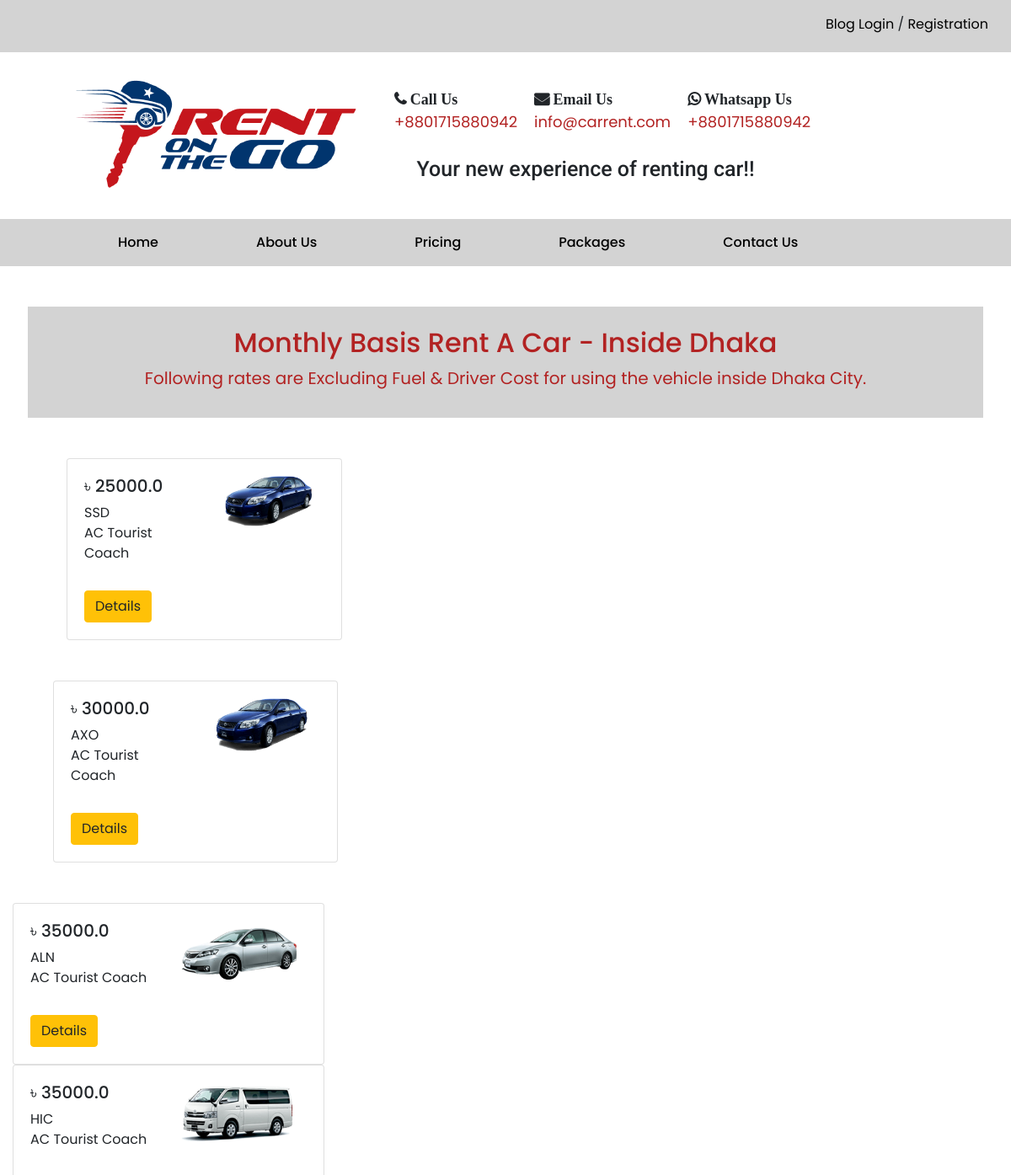
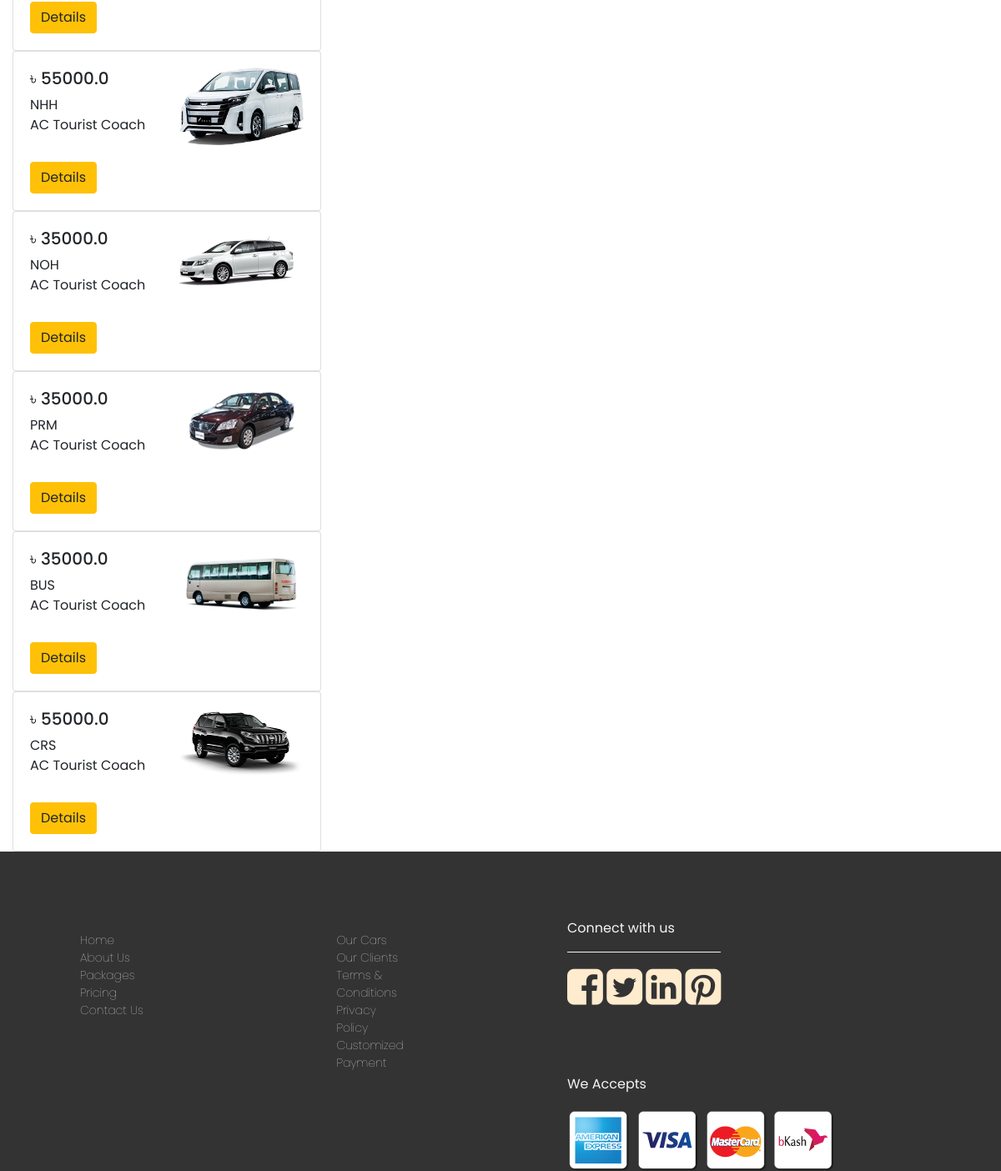
/monthly_rent/, run on the app's committed database (2 pictures, top to bottom).
### App_rent/models.py (models this page shows, shortened)
class Rent (models.Model):
    PACKAGES_CATEGORIES = (
        ('AIR','AIRPORT'),
        ('DLD','DAILY-DHAKA'),
        ('DLO','DAILY-OUTSIDE'),
        ('HRL','HOURLY'),
        ('MON','MONTHLY'),
        ('OFC','OFFICE'),
    )
    CAR_CATEGORIES = (
        ('SSD','STANDARD-SEDAN'),
        ('PSD','PREMIUM-SEDAN'),
        ('HIC','HIACE'),
        ('NOH','NOAH'),
        ('AXO','TOYOTA-AXIO'),
        ('ALN','TOYOTA-ALION'),
        ('NHH','NOAH-HYBRID'),
        ('PRM','PREMIO'),
        ('BUS','MINI-BUS'),
        ('CRS','LAND-CRUISER'),
       )
    pack_category = models.CharField(max_length=3,choices=PACKAGES_CATEGORIES)
    car_category = models.CharField(max_length=3,choices=CAR_CATEGORIES)
    price = models.FloatField(default=1500)
    image=models.ImageField(upload_to='images')

### App_rent/views.py (the view)
# urls.py: path('monthly_rent/',MonthlyRentList,name='monthly-rent'),
def MonthlyRentList(request):
    Monthly_Rent = Rent.objects.filter(pack_category='MON')
    return render(request, 'App_rent/monthly_rent.html', context={'Monthly_Rent':Monthly_Rent})

### templates/App_rent/monthly_rent.html (shortened to what this page needs)
{% extends "base.html" %} {% block title_block %} rent List {% endblock %}
{%block body_block %}
<div class="about-us">
  <div class="row car-list-title">
    <h2 style="color: firebrick">Monthly Basis Rent A Car - Inside Dhaka</h2>
    <div class="row">
      <p style="color: firebrick; font-weight: lighter">
        Following rates are Excluding Fuel & Driver Cost for using the vehicle
        inside Dhaka City.
      </p>
    </div>
  </div>
  <div class="row my-5 mx-3">
    {% for Monthly_Rent in Monthly_Rent %}
    <div class="col-md-4">
      <div class="card">
        <div class="card-body">
          <div class="row">
            <div class="col">
              <h5>৳ {{Monthly_Rent.price}}</h5>
              <p>
                {{Monthly_Rent.car_category}} <br />
                AC Tourist Coach <br />
              </p>
            </div>
            <div class="col">
              <img src="/media/{{Monthly_Rent.image}}" style="width: 100%" />
            </div>
          </div>
          <a
            href="{% url 'App_rent:rent-details' pack_category=Monthly_Rent.pack_category pk=Monthly_Rent.id %}"
            class="btn btn-warning mt-3"
            >Details</a
          >
        </div>
      </div>
    </div>
  </div>
  {% endfor %}
{%endblock %}

### templates/base.html (shortened to what this page needs)
<!DOCTYPE html> {% load static %}
<html lang="en">
  <head>
    <link
      rel="stylesheet"
      href="https://cdn.jsdelivr.net/npm/bootstrap@4.5.3/dist/css/bootstrap.min.css"
    />
    <link rel="stylesheet" href="{% static 'base.css' %}" />
    <link
      href="http://cdnjs.cloudflare.com/ajax/libs/font-awesome/4.3.0/css/font-awesome.css"
      rel="stylesheet"
      type="text/css"
    />
  </head>
  <body>
    <div class="top-bar">
      <ul class="nav__links">
        <div class="row">
          <div class="col mr-3 pr-3">
            <li><a href="#">Blog</a></li>
            {% if user.is_authenticated %}
            <li>
              <a href="{% url 'App_login:profile' %}">{{user.username}}</a>
            </li>
            <li><a href="{% url 'App_login:logout' %}">LogOut</a></li>
            {% else %}
            <li><a href="{% url 'App_login:sign_in' %}">Login</a></li>
            /
            <li><a href="{% url 'App_login:sign_up' %}">Registration</a></li>
            {% endif %}
          </div>
        </div>
      </ul>
    </div>
    <div class="mid-bar">
      <div class="row">
        <div class="col-lg-4 col-md-6">
          <img class="logo" src="/media/images/logo.png" alt="logo" />
        </div>
        <div class="col-lg-8 col-md-6">
          <div class="row">
            <ul class="nav_links">
              <li>
                <i class="fa fa-phone" style="font-weight: bold"> Call Us</i>
                <br />
                <span class="mid-bar-details">
                  <a href="tel:+8801715880942" style="color: firebrick">
                    +8801715880942</a
                  >
                </span>
              </li>
              <li>
                <i class="fa fa-envelope" style="font-weight: bold">
                  Email Us</i
                >
                <br />
                <span class="mid-bar-details">
                  <a href="mailto:info@carrent.com" style="color: firebrick"
                    >info@carrent.com</a
                  >
                </span>
              </li>
              <li>
                <i class="fa fa-whatsapp" style="font-weight: bold">
                  Whatsapp Us</i
                >
                <br />
                <span class="mid-bar-details">
                  <a href="tel:+8801715880942" style="color: firebrick">
                    +8801715880942</a
                  >
                </span>
              </li>
            </ul>
          </div>
          <div class="row">
            <h3 class="mid-bar-text">Your new experience of renting car!!</h3>
          </div>
        </div>
      </div>
    </div>
    <div>
      <nav class="navbar navbar-expand-lg navbar-light bg-light">
        <div class="collapse navbar-collapse" id="navbarNav">
          <ul class="navbar-nav">
            <li class="nav-item active">
              <a class="nav-link" href="{% url 'App_rent:Home' %}"
                >Home <span class="sr-only">(current)</span></a
              >
            </li>
            <li class="nav-item">
              <a class="nav-link" href="{% url 'App_rent:about_us' %}"
                >About Us</a
              >
            </li>
            <li class="nav-item">
              <a class="nav-link" href="{% url 'App_rent:pricing' %}"
                >Pricing</a
              >
            </li>
            <li class="nav-item">
              <a class="nav-link" href="{% url 'App_rent:packages' %}"
                >Packages</a
              >
            </li>
            <li class="nav-item">
              <a class="nav-link" href="{% url 'App_rent:contact' %}"
                >Contact Us</a
              >
            </li>
          </ul>
        </div>
      </nav>
    </div>
    {% block body_block %}{% endblock %}
    <div class="footer">
      <div class="row">
        <div class="col-md-3">
          <ul>
            <li>Home</li>
            <li>About Us</li>
            <li>Packages</li>
            <li>Pricing</li>
            <li>Contact Us</li>
          </ul>
        </div>
        <div class="col-md-3">
          <ul>
            <li>Our Cars</li>
            <li>Our Clients</li>
            <li>Terms & Conditions</li>
            <li>Privacy Policy</li>
            <li>Customized Payment</li>
          </ul>
        </div>
        <div class="col-md-6">
          <div class="row">
            <div class="connect-us">
              <p style="color: whitesmoke">Connect with us</p>
              <hr class="hrline" />
              <i class="fa fa-facebook-square"></i>
              <i class="fa fa-twitter-square"></i>
              <i class="fa fa-linkedin-square"></i>
              <i class="fa fa-pinterest-square"></i>
            </div>
          </div>
          <div class="row">
            <div class="connect-us">
              <p style="color: whitesmoke">We Accepts</p>
              <img src="/media/images/ssl_commerz_pay_with.png" />
            </div>
          </div>
        </div>
      </div>
    </div>
  </body>
</html>

### static/base.css (style rules this page uses)
body { font-family: 'Poppins', sans-serif; margin: 0; padding: 0; }
.top-bar { display: flex; justify-content: flex-end; padding: 5px 10px; background-color: lightgrey; }
.nav__links li { display: inline-block; padding-top: 12px; }
.nav__links li a { color: black; text-decoration: none; transition: all 0.3s ease 0s; }
.mid-bar { display: flex; justify-content: space-between; align-items: center; padding: 30px 40px; }
.nav_links { margin-left: auto; margin-right: auto; display: flex; justify-content: center; align-items: center; font-size: 18px; }
.nav_links li { display: inline-block; padding: 12px 10px; }
.nav_links li a { color: black; text-decoration: none; transition: all 0.3s ease 0s; }
.mid-bar .mid-bar-text { margin-left: auto; margin-right: auto; display: flex; justify-content: center; font-size: 25px; font-family: 'Roboto', sans-serif; }
.navbar { background-color: lightgray !important; }
.navbar .navbar-nav .nav-item { display: flex; justify-content: center; padding-left: 100px; }
.navbar .navbar-nav .nav-item .nav-link { color: black; font-weight: 500; }
.car-list-title { display: flex; justify-content: center; padding-top: 1.5rem; padding-bottom: 1rem; background-color: lightgrey; font-size: 20px; font-weight: bolder; color: black; font-family: 'Poppins', sans-serif; }
.footer { background-color: #333333; }
.footer ul { margin: 3rem; padding: 3rem; }
.footer li { color: whitesmoke; list-style: none; font-weight: lighter; font-size: 14px; }
.footer .connect-us { margin-top: 5rem; margin-left: 5rem; margin-right: 5rem; margin-bottom: 0rem; }
.connect-us .hrline { border-top: 1px solid whitesmoke; }
.connect-us i { font-size: 50px; color: blanchedalmond; }
.about-us { margin: 3rem; }

### data on the page
Rent: price "25000.0", car_category "SSD", image (picture)
Rent: price "30000.0", car_category "AXO", image (picture)
Rent: price "35000.0", car_category "ALN", image (picture)
Rent: price "35000.0", car_category "HIC", image (picture)
Rent: price "55000.0", car_category "NHH", image (picture)
Rent: price "35000.0", car_category "NOH", image (picture)
Rent: price "35000.0", car_category "PRM", image (picture)
Rent: price "35000.0", car_category "BUS", image (picture)
Rent: price "55000.0", car_category "CRS", image (picture)
